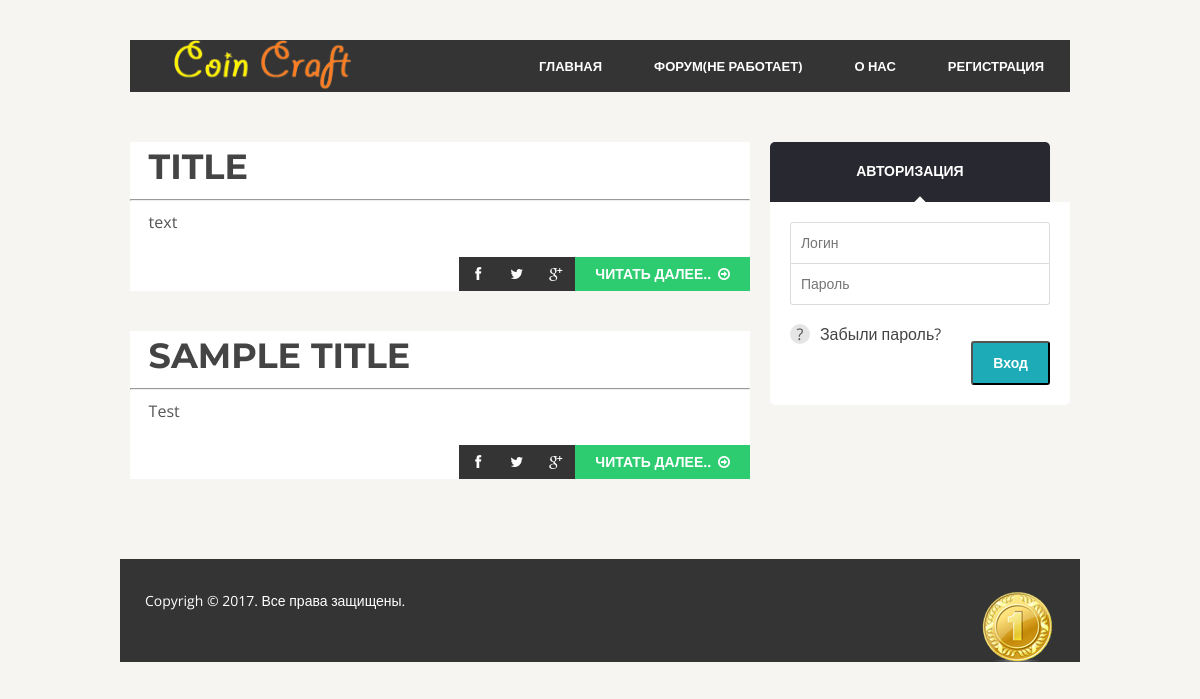
/, run on an earlier commit of the app's database.
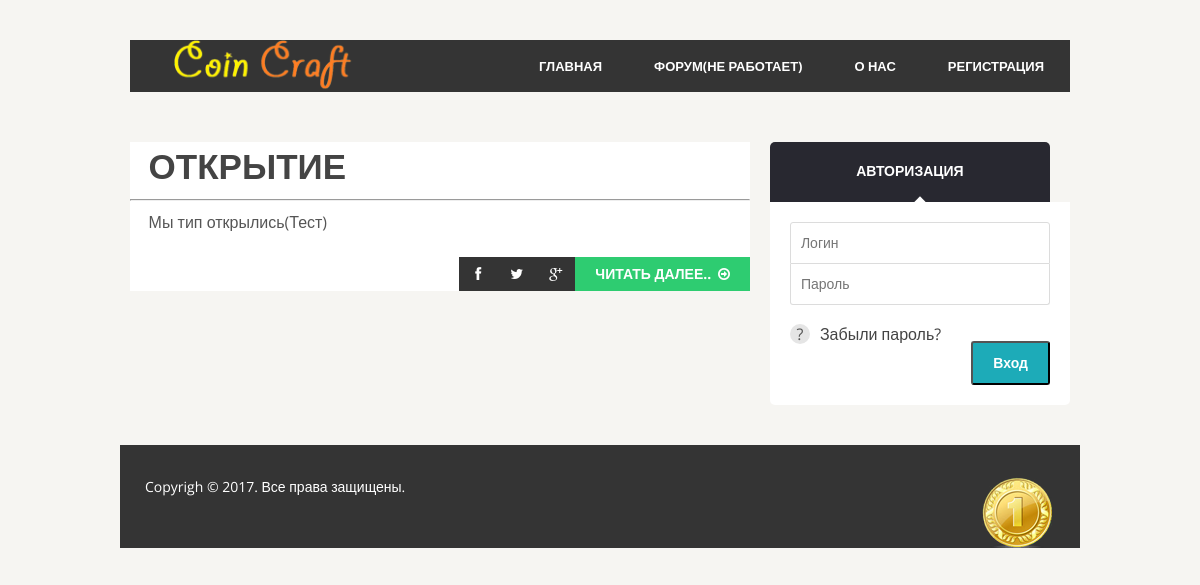
And on a later commit of the database.
### news/models.py (models this page shows, shortened)
class Post(models.Model):
    author = models.ForeignKey('auth.User', on_delete=models.CASCADE)
    title = models.CharField(max_length=200)
    text = models.TextField()
    created_date = models.DateTimeField(
            default=timezone.now)
    published_date = models.DateTimeField(
            blank=True, null=True)

### news/views.py (the view)
# urls.py: url(r'^$', views.post_list, name='post_list'),
def post_list(request):
    posts = Post.objects.filter(published_date__lte=timezone.now()).order_by('published_date')
    return render(request, 'news/post_list.html', {'posts': posts})

### news/templates/news/post_list.html (shortened to what this page needs)
{% extends 'news/base.html' %}
{% block content %}
 {% for post in posts %}
  <div class="post">
    <h1 style="padding-left:3%"><a href="{% url 'post_detail' pk=post.pk %}" class="title">{{ post.title }}</a></h1>
    <hr/>
    <p style="padding-left:3%">{{ post.text|linebreaksbr }}</p>
    <ul class="post-social">
    <li>
        <a href="#" target="_blank">
            <i class="fa fa-facebook"></i>
        </a>
        </li>
        <li>
            <a href="#" target="_blank">
                <i class="fa fa-twitter"></i>
            </a>
        </li>
        <li>
            <a href="#" target="_blank">
                <i class="fa fa-google-plus"></i>
            </a>
        </li>
        <li>
            <a href="{% url 'post_detail' pk=post.pk %}" class="readmore"> Читать далее.. <i class="fa fa-arrow-circle-o-right"></i></a>
        </li>
        </ul>
  </div>
 {% endfor %}
{% endblock %}

What changed in the data, as far as the page shows it:
removed Post: title "TITLE", text "text"
removed Post: title "SAMPLE TITLE", text "Test"
added Post: title "ОТКРЫТИЕ", text "Мы тип открылись(Тест)"
